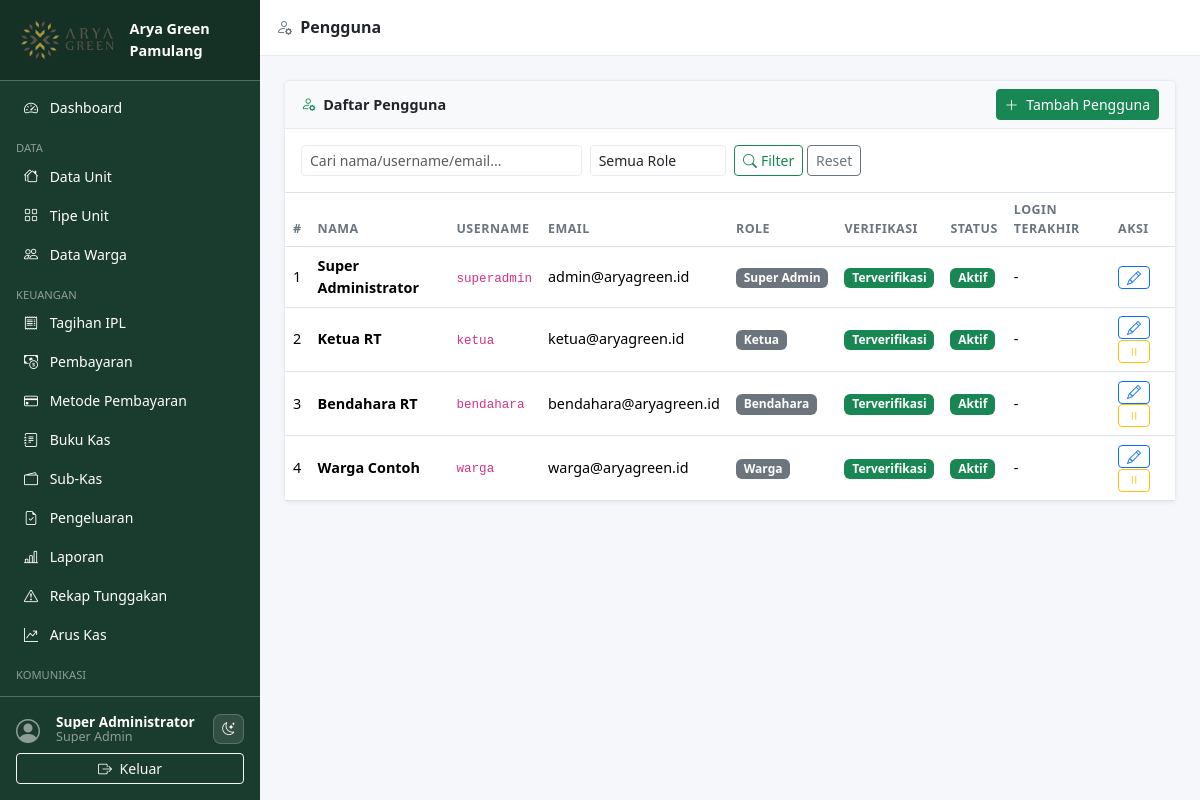
/pages/users/index.php (signed in), run on an earlier commit of the app's database.
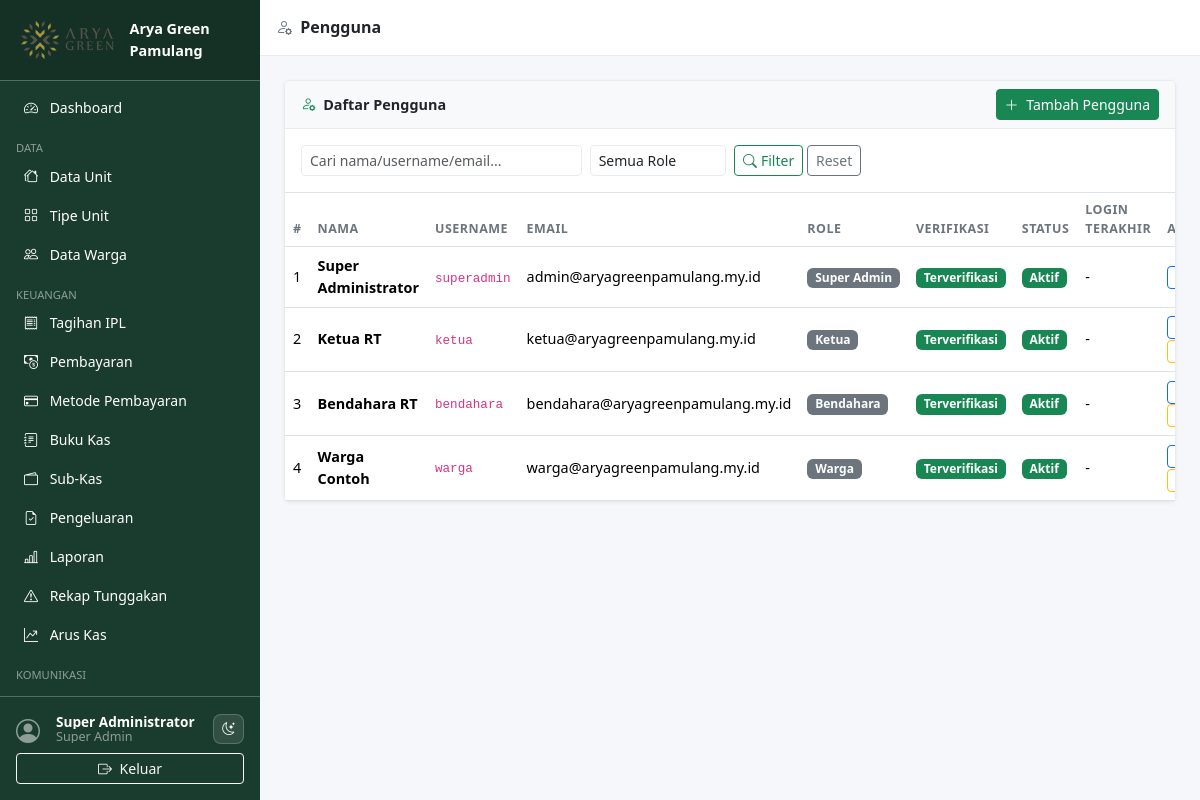
And on a later commit of the database.
### tables this page shows
CREATE TABLE `users` (
  `id`                 INT UNSIGNED AUTO_INCREMENT PRIMARY KEY,
  `role_id`            INT UNSIGNED NOT NULL DEFAULT 4,
  `name`               VARCHAR(150) NOT NULL,
  `username`           VARCHAR(80)  NOT NULL UNIQUE,
  `email`              VARCHAR(150) NOT NULL UNIQUE,
  `password`           VARCHAR(255) NOT NULL,
  `email_verified_at`  DATETIME     DEFAULT NULL,
  `verification_token` VARCHAR(100) DEFAULT NULL,
  `reset_token`        VARCHAR(100) DEFAULT NULL,
  `reset_token_expires`DATETIME     DEFAULT NULL,
  `is_active`          TINYINT(1)   NOT NULL DEFAULT 1,
  `last_login`         DATETIME     DEFAULT NULL,
  `created_at`         TIMESTAMP    DEFAULT CURRENT_TIMESTAMP,
  `updated_at`         TIMESTAMP    DEFAULT CURRENT_TIMESTAMP ON UPDATE CURRENT_TIMESTAMP,
  FOREIGN KEY (`role_id`) REFERENCES `roles`(`id`) ON UPDATE CASCADE
);

CREATE TABLE `roles` (
  `id`         INT UNSIGNED AUTO_INCREMENT PRIMARY KEY,
  `name`       VARCHAR(50) NOT NULL UNIQUE,
  `label`      VARCHAR(100) NOT NULL,
  `created_at` TIMESTAMP DEFAULT CURRENT_TIMESTAMP
);

### includes/auth.php (called while the page is built, shortened)
<?php
require_once __DIR__ . '/functions.php';
function auth_user(): array {
    return $_SESSION['auth_user'] ?? [];
}
function auth_id(): int {
    return (int)($_SESSION['user_id'] ?? 0);
}
function can(string $permission): bool {
    return in_array($permission, $_SESSION['permissions'] ?? [], true);
}

### includes/functions.php (called while the page is built, shortened)
<?php
function e(mixed $v): string {
    return htmlspecialchars((string)$v, ENT_QUOTES | ENT_SUBSTITUTE, 'UTF-8');
}
function clean(string $v): string {
    return trim(strip_tags($v));
}
function paginate(int $total, int $per_page, int $current): array {
    $total_pages = (int)ceil($total / $per_page);
    $offset      = ($current - 1) * $per_page;
    return [
        'total'       => $total,
        'per_page'    => $per_page,
        'current'     => $current,
        'total_pages' => $total_pages,
        'offset'      => max(0, $offset),
    ];
}

### pages/users/index.php (the view, shortened to what this page needs)
<?php
require_once __DIR__ . '/../../includes/auth.php';
require_once __DIR__ . '/../../includes/functions.php';
$db = db();
$search = clean($_GET['q'] ?? '');
$page   = max(1,(int)($_GET['page'] ?? 1));
$per    = 15;
$where  = ['1=1'];
$params = [];
$types  = '';
$wsql = implode(' AND ', $where);
$cnt = $db->prepare("SELECT COUNT(*) FROM users u WHERE {$wsql}");
$cnt->execute();
$total = $cnt->get_result()->fetch_row()[0];
$pag   = paginate($total, $per, $page);
$stmt = $db->prepare(
    "SELECT u.*, r.label AS role_label FROM users u
     JOIN roles r ON r.id=u.role_id
     WHERE {$wsql} ORDER BY u.created_at DESC LIMIT ? OFFSET ?"
);
$fp = array_merge($params, [$per, $pag['offset']]);
$stmt->bind_param($types.'ii', ...$fp);
$stmt->execute();
$users = $stmt->get_result()->fetch_all(MYSQLI_ASSOC);
include __DIR__ . '/../../includes/header.php';
include __DIR__ . '/../../includes/sidebar.php';
?>
<div class="content-wrapper">
  <div class="topbar d-flex align-items-center px-3 gap-2">
    <h6 class="mb-0 fw-semibold"><i class="bi bi-person-gear me-1 text-secondary"></i> Pengguna</h6>
  </div>
  <div class="main-content">
    <div class="card">
      <div class="card-header d-flex flex-wrap gap-2 align-items-center justify-content-between">
        <span><i class="bi bi-person-gear me-1 text-success"></i> Daftar Pengguna</span>
        <?php if (can('users.create')): ?>
          <a href="form.php" class="btn btn-success btn-sm"><i class="bi bi-plus-lg me-1"></i> Tambah Pengguna</a>
        <?php endif; ?>
      </div>
      <div class="card-body border-bottom">
        <form method="GET" class="row g-2">
          <div class="col-md-4">
            <input type="text" name="q" class="form-control form-control-sm"
                   placeholder="Cari nama/username/email..." value="<?= e($search) ?>">
          </div>
          <div class="col-md-2">
            <select name="role_id" class="form-select form-select-sm">
              <option value="">Semua Role</option>
            </select>
          </div>
          <div class="col-auto">
            <button class="btn btn-sm btn-outline-success"><i class="bi bi-search me-1"></i>Filter</button>
            <a href="index.php" class="btn btn-sm btn-outline-secondary">Reset</a>
          </div>
        </form>
      </div>
      <div class="card-body p-0">
        <div class="table-responsive">
          <table class="table table-hover mb-0">
            <thead><tr>
              <th>#</th><th>Nama</th><th>Username</th><th>Email</th>
              <th>Role</th><th>Verifikasi</th><th>Status</th><th>Login Terakhir</th><th>Aksi</th>
            </tr></thead>
            <tbody>
            <?php if (empty($users)): ?>
              <tr><td colspan="9" class="text-center text-muted py-4">Tidak ada pengguna.</td></tr>
            <?php else: foreach ($users as $i => $u): ?>
              <tr>
                <td><?= $pag['offset']+$i+1 ?></td>
                <td><strong><?= e($u['name']) ?></strong></td>
                <td><code><?= e($u['username']) ?></code></td>
                <td><?= e($u['email']) ?></td>
                <td><span class="badge bg-secondary"><?= e($u['role_label']) ?></span></td>
                <td><?= $u['email_verified_at'] ? '<span class="badge bg-success">Terverifikasi</span>' : '<span class="badge bg-warning text-dark">Belum</span>' ?></td>
                <td><?= $u['is_active'] ? '<span class="badge bg-success">Aktif</span>' : '<span class="badge bg-secondary">Nonaktif</span>' ?></td>
                <td><?= $u['last_login'] ? fmt_date($u['last_login'], 'd M Y H:i') : '-' ?></td>
                <td>
                  <?php if (can('users.edit')): ?>
                    <a href="form.php?id=<?= $u['id'] ?>" class="btn btn-sm btn-outline-primary py-0 px-2"><i class="bi bi-pencil"></i></a>
                  <?php endif; ?>
                  <?php if (can('users.edit') && $u['id'] !== auth_id()): ?>
                    <form method="POST" class="d-inline">
                      <button class="btn btn-sm py-0 px-2 <?= $u['is_active'] ? 'btn-outline-warning' : 'btn-outline-success' ?>"
                              data-confirm="<?= $u['is_active'] ? 'Nonaktifkan' : 'Aktifkan' ?> pengguna ini?">
                        <i class="bi bi-<?= $u['is_active'] ? 'pause' : 'play' ?>"></i>
                      </button>
                    </form>
                  <?php endif; ?>
                </td>
              </tr>
            <?php endforeach; endif; ?>
            </tbody>
          </table>
        </div>
      </div>
    </div>
  </div>
<?php include __DIR__ . '/../../includes/footer.php'; ?>

### includes/header.php (shortened to what this page needs)
<?php
$current_user = auth_user();
?>
<!DOCTYPE html>
<html lang="id">
<head>
  <link rel="stylesheet" href="https://cdn.jsdelivr.net/npm/bootstrap@5.3.3/dist/css/bootstrap.min.css">
  <link rel="stylesheet" href="https://cdn.jsdelivr.net/npm/bootstrap-icons@1.11.3/font/bootstrap-icons.min.css">
  <link rel="stylesheet" href="<?= APP_URL ?>/assets/css/style.css">
</head>
<body>
<div class="wrapper d-flex">

### includes/sidebar.php (shortened to what this page needs)
<?php
$current_uri = $_SERVER['REQUEST_URI'] ?? '';
function nav_active(string $path): string {
    global $current_uri;
    return str_contains($current_uri, $path) ? ' active' : '';
}
?>
<nav id="sidebar" class="sidebar d-flex flex-column flex-shrink-0 p-0">
  <a href="<?= APP_URL ?>/pages/dashboard.php"
     class="d-flex align-items-center p-3 text-white text-decoration-none sidebar-brand">
    <img src="<?= APP_URL ?>/assets/images/logo.png" alt="Logo" class="sidebar-logo me-2">
    <span class="fw-bold"><?= APP_NAME ?></span>
  </a>
  <hr class="text-white m-0">
  <div class="nav-scroll">
    <ul class="nav nav-pills flex-column px-2 py-2">
    <?php if (can('dashboard.view')): ?>
    <li class="nav-item">
      <a href="<?= APP_URL ?>/pages/dashboard.php"
         class="nav-link text-white<?= nav_active('/dashboard') ?>">
        <i class="bi bi-speedometer2 me-2"></i> Dashboard
      </a>
    </li>
    <?php endif; ?>
    <?php if (can('units.view')): ?>
    <li class="nav-item mt-2">
      <small class="text-white-50 px-2 text-uppercase" style="font-size:.7rem">Data</small>
    </li>
    <li class="nav-item">
      <a href="<?= APP_URL ?>/pages/units/index.php"
         class="nav-link text-white<?= nav_active('/units/') ?>">
        <i class="bi bi-houses me-2"></i> Data Unit
      </a>
    </li>
    <li class="nav-item">
      <a href="<?= APP_URL ?>/pages/unit_types/index.php"
         class="nav-link text-white<?= nav_active('/unit_types') ?>">
        <i class="bi bi-grid me-2"></i> Tipe Unit
      </a>
    </li>
    <?php endif; ?>
    <?php if (can('residents.view')): ?>
    <li class="nav-item">
      <a href="<?= APP_URL ?>/pages/residents/index.php"
         class="nav-link text-white<?= nav_active('/residents') ?>">
        <i class="bi bi-people me-2"></i> Data Warga
      </a>
    </li>
    <?php endif; ?>
    <?php if (can('billing.view') || can('payments.view')): ?>
    <li class="nav-item mt-2">
      <small class="text-white-50 px-2 text-uppercase" style="font-size:.7rem">Keuangan</small>
    </li>
    <?php endif; ?>
    <?php if (can('billing.view')): ?>
    <li class="nav-item">
      <a href="<?= APP_URL ?>/pages/billing/index.php"
         class="nav-link text-white<?= nav_active('/billing') ?>">
        <i class="bi bi-receipt me-2"></i> Tagihan IPL
      </a>
    </li>
    <?php endif; ?>
    <?php if (can('payments.view')): ?>
    <li class="nav-item">
      <a href="<?= APP_URL ?>/pages/payments/index.php"
         class="nav-link text-white<?= nav_active('/payments') ?>">
        <i class="bi bi-cash-coin me-2"></i> Pembayaran
      </a>
    </li>
    <?php endif; ?>
    <?php if (can('payment_methods.view')): ?>
    <li class="nav-item">
      <a href="<?= APP_URL ?>/pages/payment_methods/index.php"
         class="nav-link text-white<?= nav_active('/payment_methods') ?>">
        <i class="bi bi-credit-card me-2"></i> Metode Pembayaran
      </a>
    </li>
    <?php endif; ?>
    <?php if (can('cashbook.view')): ?>
    <li class="nav-item">
      <a href="<?= APP_URL ?>/pages/cashbook/index.php"
         class="nav-link text-white<?= nav_active('/cashbook') ?>">
        <i class="bi bi-journal-text me-2"></i> Buku Kas
      </a>
    </li>
    <?php endif; ?>
    <?php if (can('kas.view')): ?>
    <li class="nav-item">
      <a href="<?= APP_URL ?>/pages/kas/index.php"
         class="nav-link text-white<?= nav_active('/kas/') ?>">
        <i class="bi bi-wallet2 me-2"></i> Sub-Kas
      </a>
    </li>
    <?php endif; ?>
    <?php if (can('expense.request') || can('expense.approve')): ?>
    <li class="nav-item">
      <a href="<?= APP_URL ?>/pages/expense/index.php"
         class="nav-link text-white<?= nav_active('/expense') ?>">
        <i class="bi bi-file-earmark-check me-2"></i> Pengeluaran
      </a>
    </li>
    <?php endif; ?>
    <?php if (can('reports.view')): ?>
    <li class="nav-item">
      <a href="<?= APP_URL ?>/pages/reports/index.php"
         class="nav-link text-white<?= nav_active('/reports/index') ?>">
        <i class="bi bi-bar-chart-line me-2"></i> Laporan
      </a>
    </li>
    <li class="nav-item">
      <a href="<?= APP_URL ?>/pages/reports/arrears.php"
         class="nav-link text-white<?= nav_active('/reports/arrears') ?>">
        <i class="bi bi-exclamation-triangle me-2"></i> Rekap Tunggakan
      </a>
    </li>
    <li class="nav-item">
      <a href="<?= APP_URL ?>/pages/reports/cashflow.php"
         class="nav-link text-white<?= nav_active('/reports/cashflow') ?>">
        <i class="bi bi-graph-up-arrow me-2"></i> Arus Kas
      </a>
    </li>
    <?php endif; ?>
    <?php if (can('billing.send_reminder') || can('complaints.view') || can('polls.view')): ?>
    <li class="nav-item mt-2">
      <small class="text-white-50 px-2 text-uppercase" style="font-size:.7rem">Komunikasi</small>
    </li>
    <?php endif; ?>
    <?php if (can('billing.send_reminder')): ?>
    <li class="nav-item">
      <a href="<?= APP_URL ?>/pages/billing/send_reminders.php"
         class="nav-link text-white<?= nav_active('/send_reminders') ?>">
        <i class="bi bi-envelope me-2"></i> Reminder Email
      </a>
    </li>
    <?php endif; ?>
    </ul>
  </div>
  <hr class="text-white m-0">
  <div class="p-3 sidebar-footer">
    <div class="d-flex align-items-center mb-2">
      <div class="avatar-sm me-2">
        <i class="bi bi-person-circle fs-4 text-white-50"></i>
      </div>
      <div class="text-white lh-1 flex-grow-1 overflow-hidden">
        <div class="fw-semibold text-truncate" style="font-size:.85rem"><?= e($current_user['name'] ?? '') ?></div>
        <small class="text-white-50"><?= e(ucwords(str_replace('_',' ', $current_user['role'] ?? ''))) ?></small>
      </div>
      <button type="button" class="dark-toggle sidebar-theme-toggle text-white ms-2" aria-label="Ganti tema" title="Ganti tema">
        <i class="bi bi-moon-stars"></i>
      </button>
    </div>
    <a href="<?= APP_URL ?>/auth/logout.php"
       class="btn btn-sm btn-outline-light w-100"
       onclick="return confirm('Yakin ingin keluar?')">
      <i class="bi bi-box-arrow-right me-1"></i> Keluar
    </a>
  </div>
</nav>

### includes/footer.php (shortened to what this page needs)
  </div>
</div>
</body>
</html>

### assets/css/style.css (style rules this page uses)
:root { --sidebar-width: 260px; --sidebar-bg: #1a3c2e; --sidebar-hover: #2d6a4f; --topbar-height: 56px; --page-bg: #f5f7fa; --surface: #ffffff; --surface-muted: #f8f9fa; --border-color: #e9ecef; --text-color: #212529; --muted-color: #6c757d; }
body { background: var(--page-bg); color: var(--text-color); font-size: .9rem; }
.wrapper { min-height: 100vh; }
.sidebar { width: var(--sidebar-width); height: 100vh; min-height: 0; background: var(--sidebar-bg); position: fixed; top: 0; left: 0; z-index: 1040; transition: transform .25s ease; overflow: hidden; display: flex; flex-direction: column; }
.sidebar .nav-scroll { flex: 1 1 0; height: 0; min-height: 0; overflow-y: auto; overflow-x: hidden; scrollbar-width: thin; scrollbar-color: rgba(255,255,255,.35) transparent; }
.sidebar .sidebar-footer { flex-shrink: 0; background: var(--sidebar-bg); }
.sidebar-brand { background: rgba(0,0,0,.2); }
.sidebar-logo { height: 48px; width: auto; object-fit: contain; }
.sidebar .nav-link { border-radius: 6px; margin-bottom: 2px; font-size: .875rem; }
.content-wrapper { margin-left: var(--sidebar-width); width: calc(100% - var(--sidebar-width)); min-height: 100vh; display: flex; flex-direction: column; }
.topbar { height: var(--topbar-height); background: #fff; border-bottom: 1px solid #e9ecef; position: sticky; top: 0; z-index: 1030; }
.main-content { flex: 1; padding: 1.5rem; }
.card { border: 1px solid var(--border-color); background: var(--surface); box-shadow: 0 1px 4px rgba(0,0,0,.06); }
.card-header { background: var(--surface-muted); border-bottom: 1px solid var(--border-color); font-weight: 600; }
.table th { font-size: .78rem; text-transform: uppercase; letter-spacing: .04em; color: var(--muted-color); font-weight: 600; }
.table td { vertical-align: middle; }
.badge { font-size: .75rem; padding: .35em .65em; }
.form-control, .form-select { background: var(--surface); border-color: var(--border-color); color: var(--text-color); }
.dark-toggle { background: transparent; border: 1px solid var(--border-color); border-radius: 8px; padding: 4px 8px; font-size: .8rem; cursor: pointer; transition: background .2s, border-color .2s; }
.dark-toggle i { pointer-events: none; }
.sidebar-theme-toggle { background: rgba(255,255,255,.1); border-color: rgba(255,255,255,.2); }
.avatar-sm { width: 32px; height: 32px; }

What changed in the data, as far as the page shows it:
changed users "Super Administrator": email "admin@aryagreen.id" → "admin@aryagreenpamulang.my.id"
changed users "Ketua RT": email "ketua@aryagreen.id" → "ketua@aryagreenpamulang.my.id"
changed users "Bendahara RT": email "bendahara@aryagreen.id" → "bendahara@aryagreenpamulang.my.id"
changed users "Warga Contoh": email "warga@aryagreen.id" → "warga@aryagreenpamulang.my.id"
